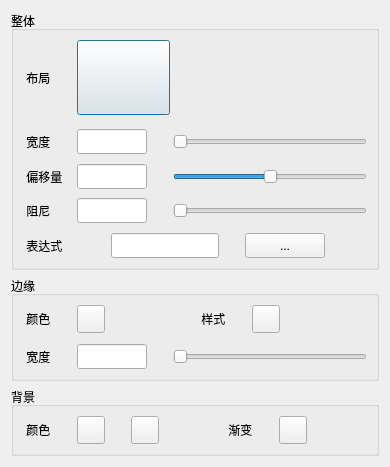
<?xml version="1.0" encoding="UTF-8"?>
<ui version="4.0">
 <class>CRulerNeedleDialog</class>
 <widget class="QDialog" name="CRulerNeedleDialog">
  <property name="geometry">
   <rect>
    <x>0</x>
    <y>0</y>
    <width>390</width>
    <height>467</height>
   </rect>
  </property>
  <property name="windowTitle">
   <string>Dialog</string>
  </property>
  <layout class="QGridLayout" name="gridLayout_4">
   <item row="0" column="0">
    <widget class="QGroupBox" name="groupBox">
     <property name="title">
      <string>整体</string>
     </property>
     <layout class="QGridLayout" name="gridLayout">
      <item row="0" column="0">
       <layout class="QVBoxLayout" name="verticalLayout">
        <item>
         <layout class="QHBoxLayout" name="horizontalLayout">
          <item>
           <widget class="QLabel" name="label">
            <property name="text">
             <string> 布局</string>
            </property>
           </widget>
          </item>
          <item>
           <spacer name="horizontalSpacer">
            <property name="orientation">
             <enum>Qt::Horizontal</enum>
            </property>
            <property name="sizeType">
             <enum>QSizePolicy::Fixed</enum>
            </property>
            <property name="sizeHint" stdset="0">
             <size>
              <width>20</width>
              <height>20</height>
             </size>
            </property>
           </spacer>
          </item>
          <item>
           <widget class="QPushButton" name="rNeedleArrangeBtn">
            <property name="minimumSize">
             <size>
              <width>93</width>
              <height>75</height>
             </size>
            </property>
            <property name="maximumSize">
             <size>
              <width>93</width>
              <height>75</height>
             </size>
            </property>
            <property name="text">
             <string/>
            </property>
           </widget>
          </item>
          <item>
           <spacer name="horizontalSpacer_2">
            <property name="orientation">
             <enum>Qt::Horizontal</enum>
            </property>
            <property name="sizeHint" stdset="0">
             <size>
              <width>40</width>
              <height>20</height>
             </size>
            </property>
           </spacer>
          </item>
         </layout>
        </item>
        <item>
         <spacer name="verticalSpacer">
          <property name="orientation">
           <enum>Qt::Vertical</enum>
          </property>
          <property name="sizeType">
           <enum>QSizePolicy::Expanding</enum>
          </property>
          <property name="sizeHint" stdset="0">
           <size>
            <width>15</width>
            <height>20</height>
           </size>
          </property>
         </spacer>
        </item>
        <item>
         <layout class="QHBoxLayout" name="horizontalLayout_2">
          <item>
           <widget class="QLabel" name="label_2">
            <property name="text">
             <string> 宽度</string>
            </property>
           </widget>
          </item>
          <item>
           <spacer name="horizontalSpacer_3">
            <property name="orientation">
             <enum>Qt::Horizontal</enum>
            </property>
            <property name="sizeType">
             <enum>QSizePolicy::Fixed</enum>
            </property>
            <property name="sizeHint" stdset="0">
             <size>
              <width>20</width>
              <height>20</height>
             </size>
            </property>
           </spacer>
          </item>
          <item>
           <widget class="QLineEdit" name="rWidEdit">
            <property name="minimumSize">
             <size>
              <width>70</width>
              <height>25</height>
             </size>
            </property>
            <property name="maximumSize">
             <size>
              <width>70</width>
              <height>25</height>
             </size>
            </property>
           </widget>
          </item>
          <item>
           <spacer name="horizontalSpacer_4">
            <property name="orientation">
             <enum>Qt::Horizontal</enum>
            </property>
            <property name="sizeType">
             <enum>QSizePolicy::Fixed</enum>
            </property>
            <property name="sizeHint" stdset="0">
             <size>
              <width>20</width>
              <height>20</height>
             </size>
            </property>
           </spacer>
          </item>
          <item>
           <widget class="QSlider" name="rWidSlider">
            <property name="minimum">
             <number>10</number>
            </property>
            <property name="maximum">
             <number>250</number>
            </property>
            <property name="orientation">
             <enum>Qt::Horizontal</enum>
            </property>
           </widget>
          </item>
         </layout>
        </item>
        <item>
         <spacer name="verticalSpacer_2">
          <property name="orientation">
           <enum>Qt::Vertical</enum>
          </property>
          <property name="sizeType">
           <enum>QSizePolicy::Expanding</enum>
          </property>
          <property name="sizeHint" stdset="0">
           <size>
            <width>20</width>
            <height>15</height>
           </size>
          </property>
         </spacer>
        </item>
        <item>
         <layout class="QHBoxLayout" name="horizontalLayout_3">
          <item>
           <widget class="QLabel" name="label_3">
            <property name="text">
             <string> 偏移量</string>
            </property>
           </widget>
          </item>
          <item>
           <spacer name="horizontalSpacer_5">
            <property name="orientation">
             <enum>Qt::Horizontal</enum>
            </property>
            <property name="sizeType">
             <enum>QSizePolicy::Fixed</enum>
            </property>
            <property name="sizeHint" stdset="0">
             <size>
              <width>8</width>
              <height>20</height>
             </size>
            </property>
           </spacer>
          </item>
          <item>
           <widget class="QLineEdit" name="rOffsetEdit">
            <property name="minimumSize">
             <size>
              <width>70</width>
              <height>25</height>
             </size>
            </property>
            <property name="maximumSize">
             <size>
              <width>70</width>
              <height>25</height>
             </size>
            </property>
           </widget>
          </item>
          <item>
           <spacer name="horizontalSpacer_6">
            <property name="orientation">
             <enum>Qt::Horizontal</enum>
            </property>
            <property name="sizeType">
             <enum>QSizePolicy::Fixed</enum>
            </property>
            <property name="sizeHint" stdset="0">
             <size>
              <width>20</width>
              <height>20</height>
             </size>
            </property>
           </spacer>
          </item>
          <item>
           <widget class="QSlider" name="rOffsetSlider">
            <property name="minimum">
             <number>-550</number>
            </property>
            <property name="maximum">
             <number>550</number>
            </property>
            <property name="orientation">
             <enum>Qt::Horizontal</enum>
            </property>
           </widget>
          </item>
         </layout>
        </item>
        <item>
         <spacer name="verticalSpacer_3">
          <property name="orientation">
           <enum>Qt::Vertical</enum>
          </property>
          <property name="sizeType">
           <enum>QSizePolicy::Expanding</enum>
          </property>
          <property name="sizeHint" stdset="0">
           <size>
            <width>20</width>
            <height>15</height>
           </size>
          </property>
         </spacer>
        </item>
        <item>
         <layout class="QHBoxLayout" name="horizontalLayout_4">
          <item>
           <widget class="QLabel" name="label_5">
            <property name="text">
             <string> 阻尼</string>
            </property>
           </widget>
          </item>
          <item>
           <spacer name="horizontalSpacer_7">
            <property name="orientation">
             <enum>Qt::Horizontal</enum>
            </property>
            <property name="sizeType">
             <enum>QSizePolicy::Fixed</enum>
            </property>
            <property name="sizeHint" stdset="0">
             <size>
              <width>20</width>
              <height>20</height>
             </size>
            </property>
           </spacer>
          </item>
          <item>
           <widget class="QLineEdit" name="rstepEdit">
            <property name="minimumSize">
             <size>
              <width>70</width>
              <height>25</height>
             </size>
            </property>
            <property name="maximumSize">
             <size>
              <width>70</width>
              <height>25</height>
             </size>
            </property>
           </widget>
          </item>
          <item>
           <spacer name="horizontalSpacer_8">
            <property name="orientation">
             <enum>Qt::Horizontal</enum>
            </property>
            <property name="sizeType">
             <enum>QSizePolicy::Fixed</enum>
            </property>
            <property name="sizeHint" stdset="0">
             <size>
              <width>20</width>
              <height>20</height>
             </size>
            </property>
           </spacer>
          </item>
          <item>
           <widget class="QSlider" name="rstepSlider">
            <property name="maximum">
             <number>10</number>
            </property>
            <property name="orientation">
             <enum>Qt::Horizontal</enum>
            </property>
           </widget>
          </item>
         </layout>
        </item>
        <item>
         <spacer name="verticalSpacer_4">
          <property name="orientation">
           <enum>Qt::Vertical</enum>
          </property>
          <property name="sizeType">
           <enum>QSizePolicy::Expanding</enum>
          </property>
          <property name="sizeHint" stdset="0">
           <size>
            <width>20</width>
            <height>15</height>
           </size>
          </property>
         </spacer>
        </item>
        <item>
         <layout class="QHBoxLayout" name="horizontalLayout_5">
          <item>
           <widget class="QLabel" name="label_6">
            <property name="text">
             <string> 表达式</string>
            </property>
           </widget>
          </item>
          <item>
           <spacer name="horizontalSpacer_9">
            <property name="orientation">
             <enum>Qt::Horizontal</enum>
            </property>
            <property name="sizeHint" stdset="0">
             <size>
              <width>8</width>
              <height>20</height>
             </size>
            </property>
           </spacer>
          </item>
          <item>
           <widget class="QLineEdit" name="rExpEdit">
            <property name="minimumSize">
             <size>
              <width>0</width>
              <height>25</height>
             </size>
            </property>
            <property name="maximumSize">
             <size>
              <width>16777215</width>
              <height>25</height>
             </size>
            </property>
           </widget>
          </item>
          <item>
           <spacer name="horizontalSpacer_10">
            <property name="orientation">
             <enum>Qt::Horizontal</enum>
            </property>
            <property name="sizeType">
             <enum>QSizePolicy::Fixed</enum>
            </property>
            <property name="sizeHint" stdset="0">
             <size>
              <width>20</width>
              <height>20</height>
             </size>
            </property>
           </spacer>
          </item>
          <item>
           <widget class="QPushButton" name="rExpBtn">
            <property name="minimumSize">
             <size>
              <width>0</width>
              <height>25</height>
             </size>
            </property>
            <property name="maximumSize">
             <size>
              <width>16777215</width>
              <height>25</height>
             </size>
            </property>
            <property name="text">
             <string>...</string>
            </property>
           </widget>
          </item>
          <item>
           <spacer name="horizontalSpacer_11">
            <property name="orientation">
             <enum>Qt::Horizontal</enum>
            </property>
            <property name="sizeHint" stdset="0">
             <size>
              <width>40</width>
              <height>20</height>
             </size>
            </property>
           </spacer>
          </item>
         </layout>
        </item>
       </layout>
      </item>
     </layout>
    </widget>
   </item>
   <item row="1" column="0">
    <widget class="QGroupBox" name="groupBox_2">
     <property name="title">
      <string>边缘</string>
     </property>
     <layout class="QGridLayout" name="gridLayout_2">
      <item row="0" column="0">
       <layout class="QVBoxLayout" name="verticalLayout_2">
        <item>
         <layout class="QHBoxLayout" name="horizontalLayout_6">
          <item>
           <widget class="QLabel" name="label_7">
            <property name="text">
             <string> 颜色</string>
            </property>
           </widget>
          </item>
          <item>
           <spacer name="horizontalSpacer_12">
            <property name="orientation">
             <enum>Qt::Horizontal</enum>
            </property>
            <property name="sizeType">
             <enum>QSizePolicy::Fixed</enum>
            </property>
            <property name="sizeHint" stdset="0">
             <size>
              <width>20</width>
              <height>20</height>
             </size>
            </property>
           </spacer>
          </item>
          <item>
           <widget class="QPushButton" name="redgeColorBtn">
            <property name="minimumSize">
             <size>
              <width>28</width>
              <height>28</height>
             </size>
            </property>
            <property name="maximumSize">
             <size>
              <width>28</width>
              <height>28</height>
             </size>
            </property>
            <property name="text">
             <string/>
            </property>
           </widget>
          </item>
          <item>
           <spacer name="horizontalSpacer_13">
            <property name="orientation">
             <enum>Qt::Horizontal</enum>
            </property>
            <property name="sizeHint" stdset="0">
             <size>
              <width>40</width>
              <height>20</height>
             </size>
            </property>
           </spacer>
          </item>
          <item>
           <widget class="QLabel" name="label_8">
            <property name="text">
             <string> 样式</string>
            </property>
           </widget>
          </item>
          <item>
           <spacer name="horizontalSpacer_14">
            <property name="orientation">
             <enum>Qt::Horizontal</enum>
            </property>
            <property name="sizeType">
             <enum>QSizePolicy::Fixed</enum>
            </property>
            <property name="sizeHint" stdset="0">
             <size>
              <width>20</width>
              <height>20</height>
             </size>
            </property>
           </spacer>
          </item>
          <item>
           <widget class="QPushButton" name="redgeStyleBtn">
            <property name="minimumSize">
             <size>
              <width>28</width>
              <height>28</height>
             </size>
            </property>
            <property name="maximumSize">
             <size>
              <width>28</width>
              <height>28</height>
             </size>
            </property>
            <property name="text">
             <string/>
            </property>
           </widget>
          </item>
          <item>
           <spacer name="horizontalSpacer_15">
            <property name="orientation">
             <enum>Qt::Horizontal</enum>
            </property>
            <property name="sizeHint" stdset="0">
             <size>
              <width>40</width>
              <height>20</height>
             </size>
            </property>
           </spacer>
          </item>
         </layout>
        </item>
        <item>
         <spacer name="verticalSpacer_5">
          <property name="orientation">
           <enum>Qt::Vertical</enum>
          </property>
          <property name="sizeType">
           <enum>QSizePolicy::Fixed</enum>
          </property>
          <property name="sizeHint" stdset="0">
           <size>
            <width>20</width>
            <height>5</height>
           </size>
          </property>
         </spacer>
        </item>
        <item>
         <layout class="QHBoxLayout" name="horizontalLayout_7">
          <item>
           <widget class="QLabel" name="label_9">
            <property name="text">
             <string> 宽度</string>
            </property>
           </widget>
          </item>
          <item>
           <spacer name="horizontalSpacer_16">
            <property name="orientation">
             <enum>Qt::Horizontal</enum>
            </property>
            <property name="sizeType">
             <enum>QSizePolicy::Fixed</enum>
            </property>
            <property name="sizeHint" stdset="0">
             <size>
              <width>20</width>
              <height>20</height>
             </size>
            </property>
           </spacer>
          </item>
          <item>
           <widget class="QLineEdit" name="redgeWidEdit">
            <property name="minimumSize">
             <size>
              <width>70</width>
              <height>25</height>
             </size>
            </property>
            <property name="maximumSize">
             <size>
              <width>70</width>
              <height>25</height>
             </size>
            </property>
           </widget>
          </item>
          <item>
           <spacer name="horizontalSpacer_17">
            <property name="orientation">
             <enum>Qt::Horizontal</enum>
            </property>
            <property name="sizeType">
             <enum>QSizePolicy::Fixed</enum>
            </property>
            <property name="sizeHint" stdset="0">
             <size>
              <width>20</width>
              <height>20</height>
             </size>
            </property>
           </spacer>
          </item>
          <item>
           <widget class="QSlider" name="redgeWidSlider">
            <property name="minimum">
             <number>1</number>
            </property>
            <property name="maximum">
             <number>10</number>
            </property>
            <property name="orientation">
             <enum>Qt::Horizontal</enum>
            </property>
           </widget>
          </item>
         </layout>
        </item>
       </layout>
      </item>
     </layout>
    </widget>
   </item>
   <item row="2" column="0">
    <widget class="QGroupBox" name="groupBox_3">
     <property name="title">
      <string>背景</string>
     </property>
     <layout class="QGridLayout" name="gridLayout_3">
      <item row="0" column="0">
       <layout class="QHBoxLayout" name="horizontalLayout_8">
        <item>
         <widget class="QLabel" name="label_10">
          <property name="text">
           <string> 颜色</string>
          </property>
         </widget>
        </item>
        <item>
         <spacer name="horizontalSpacer_18">
          <property name="orientation">
           <enum>Qt::Horizontal</enum>
          </property>
          <property name="sizeType">
           <enum>QSizePolicy::Fixed</enum>
          </property>
          <property name="sizeHint" stdset="0">
           <size>
            <width>20</width>
            <height>20</height>
           </size>
          </property>
         </spacer>
        </item>
        <item>
         <widget class="QPushButton" name="rcolor1Btn">
          <property name="minimumSize">
           <size>
            <width>28</width>
            <height>28</height>
           </size>
          </property>
          <property name="maximumSize">
           <size>
            <width>28</width>
            <height>28</height>
           </size>
          </property>
          <property name="text">
           <string/>
          </property>
         </widget>
        </item>
        <item>
         <spacer name="horizontalSpacer_19">
          <property name="orientation">
           <enum>Qt::Horizontal</enum>
          </property>
          <property name="sizeType">
           <enum>QSizePolicy::Fixed</enum>
          </property>
          <property name="sizeHint" stdset="0">
           <size>
            <width>20</width>
            <height>20</height>
           </size>
          </property>
         </spacer>
        </item>
        <item>
         <widget class="QPushButton" name="rcolor2Btn">
          <property name="minimumSize">
           <size>
            <width>28</width>
            <height>28</height>
           </size>
          </property>
          <property name="maximumSize">
           <size>
            <width>28</width>
            <height>28</height>
           </size>
          </property>
          <property name="text">
           <string/>
          </property>
         </widget>
        </item>
        <item>
         <spacer name="horizontalSpacer_20">
          <property name="orientation">
           <enum>Qt::Horizontal</enum>
          </property>
          <property name="sizeHint" stdset="0">
           <size>
            <width>40</width>
            <height>20</height>
           </size>
          </property>
         </spacer>
        </item>
        <item>
         <widget class="QLabel" name="label_11">
          <property name="text">
           <string> 渐变</string>
          </property>
         </widget>
        </item>
        <item>
         <spacer name="horizontalSpacer_21">
          <property name="orientation">
           <enum>Qt::Horizontal</enum>
          </property>
          <property name="sizeType">
           <enum>QSizePolicy::Fixed</enum>
          </property>
          <property name="sizeHint" stdset="0">
           <size>
            <width>20</width>
            <height>20</height>
           </size>
          </property>
         </spacer>
        </item>
        <item>
         <widget class="QPushButton" name="rgradStyleBtn">
          <property name="minimumSize">
           <size>
            <width>28</width>
            <height>28</height>
           </size>
          </property>
          <property name="maximumSize">
           <size>
            <width>28</width>
            <height>28</height>
           </size>
          </property>
          <property name="text">
           <string/>
          </property>
         </widget>
        </item>
        <item>
         <spacer name="horizontalSpacer_22">
          <property name="orientation">
           <enum>Qt::Horizontal</enum>
          </property>
          <property name="sizeHint" stdset="0">
           <size>
            <width>40</width>
            <height>20</height>
           </size>
          </property>
         </spacer>
        </item>
       </layout>
      </item>
     </layout>
    </widget>
   </item>
  </layout>
 </widget>
 <resources/>
 <connections/>
</ui>
